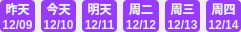
      <widget class="QWidget" name="widget_0401" native="true">
       <property name="geometry">
        <rect>
         <x>10</x>
         <y>10</y>
         <width>241</width>
         <height>31</height>
        </rect>
       </property>
       <layout class="QGridLayout" name="gridLayout_3">
        <property name="leftMargin">
         <number>0</number>
        </property>
        <property name="topMargin">
         <number>0</number>
        </property>
        <property name="rightMargin">
         <number>0</number>
        </property>
        <property name="bottomMargin">
         <number>0</number>
        </property>
        <property name="verticalSpacing">
         <number>0</number>
        </property>
        <item row="0" column="1">
         <widget class="QLabel" name="label_day2">
          <property name="font">
           <font>
            <pointsize>9</pointsize>
            <weight>75</weight>
            <bold>true</bold>
           </font>
          </property>
          <property name="styleSheet">
           <string notr="true">color: rgb(235, 235, 235);
background-color: rgb(151, 60, 255);
border-top-right-radius: 4px;
border-top-left-radius: 4px;</string>
          </property>
          <property name="text">
           <string>今天</string>
          </property>
          <property name="alignment">
           <set>Qt::AlignCenter</set>
          </property>
         </widget>
        </item>
        <item row="1" column="2">
         <widget class="QLabel" name="label_date3">
          <property name="font">
           <font>
            <pointsize>9</pointsize>
            <weight>75</weight>
            <bold>true</bold>
           </font>
          </property>
          <property name="styleSheet">
           <string notr="true">background-color: rgb(151, 60, 255);
color: rgb(235, 235, 235);
border-bottom-left-radius: 4px;
border-bottom-right-radius: 4px;</string>
          </property>
          <property name="text">
           <string>12/11</string>
          </property>
          <property name="alignment">
           <set>Qt::AlignCenter</set>
          </property>
         </widget>
        </item>
        <item row="0" column="3">
         <widget class="QLabel" name="label_day4">
          <property name="font">
           <font>
            <pointsize>9</pointsize>
            <weight>75</weight>
            <bold>true</bold>
           </font>
          </property>
          <property name="styleSheet">
           <string notr="true">color: rgb(235, 235, 235);
background-color: rgb(151, 60, 255);
border-top-right-radius: 4px;
border-top-left-radius: 4px;</string>
          </property>
          <property name="text">
           <string>周二</string>
          </property>
          <property name="alignment">
           <set>Qt::AlignCenter</set>
          </property>
         </widget>
        </item>
        <item row="0" column="5">
         <widget class="QLabel" name="label_day6">
          <property name="font">
           <font>
            <pointsize>9</pointsize>
            <weight>75</weight>
            <bold>true</bold>
           </font>
          </property>
          <property name="styleSheet">
           <string notr="true">color: rgb(235, 235, 235);
background-color: rgb(151, 60, 255);
border-top-right-radius: 4px;
border-top-left-radius: 4px;</string>
          </property>
          <property name="text">
           <string>周四</string>
          </property>
          <property name="alignment">
           <set>Qt::AlignCenter</set>
          </property>
         </widget>
        </item>
        <item row="1" column="3">
         <widget class="QLabel" name="label_date4">
          <property name="font">
           <font>
            <pointsize>9</pointsize>
            <weight>75</weight>
            <bold>true</bold>
           </font>
          </property>
          <property name="styleSheet">
           <string notr="true">background-color: rgb(151, 60, 255);
color: rgb(235, 235, 235);
border-bottom-left-radius: 4px;
border-bottom-right-radius: 4px;</string>
          </property>
          <property name="text">
           <string>12/12</string>
          </property>
          <property name="alignment">
           <set>Qt::AlignCenter</set>
          </property>
         </widget>
        </item>
        <item row="0" column="4">
         <widget class="QLabel" name="label_day5">
          <property name="font">
           <font>
            <pointsize>9</pointsize>
            <weight>75</weight>
            <bold>true</bold>
           </font>
          </property>
          <property name="styleSheet">
           <string notr="true">color: rgb(235, 235, 235);
background-color: rgb(151, 60, 255);
border-top-right-radius: 4px;
border-top-left-radius: 4px;</string>
          </property>
          <property name="text">
           <string>周三</string>
          </property>
          <property name="alignment">
           <set>Qt::AlignCenter</set>
          </property>
         </widget>
        </item>
        <item row="0" column="0">
         <widget class="QLabel" name="label_day1">
          <property name="font">
           <font>
            <pointsize>9</pointsize>
            <weight>75</weight>
            <bold>true</bold>
           </font>
          </property>
          <property name="styleSheet">
           <string notr="true">color: rgb(235, 235, 235);
background-color: rgb(151, 60, 255);
border-top-right-radius: 4px;
border-top-left-radius: 4px;</string>
          </property>
          <property name="text">
           <string>昨天</string>
          </property>
          <property name="alignment">
           <set>Qt::AlignCenter</set>
          </property>
         </widget>
        </item>
        <item row="0" column="2">
         <widget class="QLabel" name="label_day3">
          <property name="font">
           <font>
            <pointsize>9</pointsize>
            <weight>75</weight>
            <bold>true</bold>
           </font>
          </property>
          <property name="styleSheet">
           <string notr="true">color: rgb(235, 235, 235);
background-color: rgb(151, 60, 255);
border-top-right-radius: 4px;
border-top-left-radius: 4px;</string>
          </property>
          <property name="text">
           <string>明天</string>
          </property>
          <property name="alignment">
           <set>Qt::AlignCenter</set>
          </property>
         </widget>
        </item>
        <item row="1" column="0">
         <widget class="QLabel" name="label_date1">
          <property name="font">
           <font>
            <pointsize>9</pointsize>
            <weight>75</weight>
            <bold>true</bold>
           </font>
          </property>
          <property name="styleSheet">
           <string notr="true">background-color: rgb(151, 60, 255);
color: rgb(235, 235, 235);
border-bottom-left-radius: 4px;
border-bottom-right-radius: 4px;</string>
          </property>
          <property name="text">
           <string>12/09</string>
          </property>
          <property name="alignment">
           <set>Qt::AlignCenter</set>
          </property>
         </widget>
        </item>
        <item row="1" column="5">
         <widget class="QLabel" name="label_date6">
          <property name="font">
           <font>
            <pointsize>9</pointsize>
            <weight>75</weight>
            <bold>true</bold>
           </font>
          </property>
          <property name="styleSheet">
           <string notr="true">background-color: rgb(151, 60, 255);
color: rgb(235, 235, 235);
border-bottom-left-radius: 4px;
border-bottom-right-radius: 4px;</string>
          </property>
          <property name="text">
           <string>12/14</string>
          </property>
          <property name="alignment">
           <set>Qt::AlignCenter</set>
          </property>
         </widget>
        </item>
        <item row="1" column="1">
         <widget class="QLabel" name="label_date2">
          <property name="font">
           <font>
            <pointsize>9</pointsize>
            <weight>75</weight>
            <bold>true</bold>
           </font>
          </property>
          <property name="styleSheet">
           <string notr="true">background-color: rgb(151, 60, 255);
color: rgb(235, 235, 235);
border-bottom-left-radius: 4px;
border-bottom-right-radius: 4px;</string>
          </property>
          <property name="text">
           <string>12/10</string>
          </property>
          <property name="alignment">
           <set>Qt::AlignCenter</set>
          </property>
         </widget>
        </item>
        <item row="1" column="4">
         <widget class="QLabel" name="label_date5">
          <property name="font">
           <font>
            <pointsize>9</pointsize>
            <weight>75</weight>
            <bold>true</bold>
           </font>
          </property>
          <property name="styleSheet">
           <string notr="true">background-color: rgb(151, 60, 255);
color: rgb(235, 235, 235);
border-bottom-left-radius: 4px;
border-bottom-right-radius: 4px;</string>
          </property>
          <property name="text">
           <string>12/13</string>
          </property>
          <property name="alignment">
           <set>Qt::AlignCenter</set>
          </property>
         </widget>
        </item>
       </layout>
      </widget>
